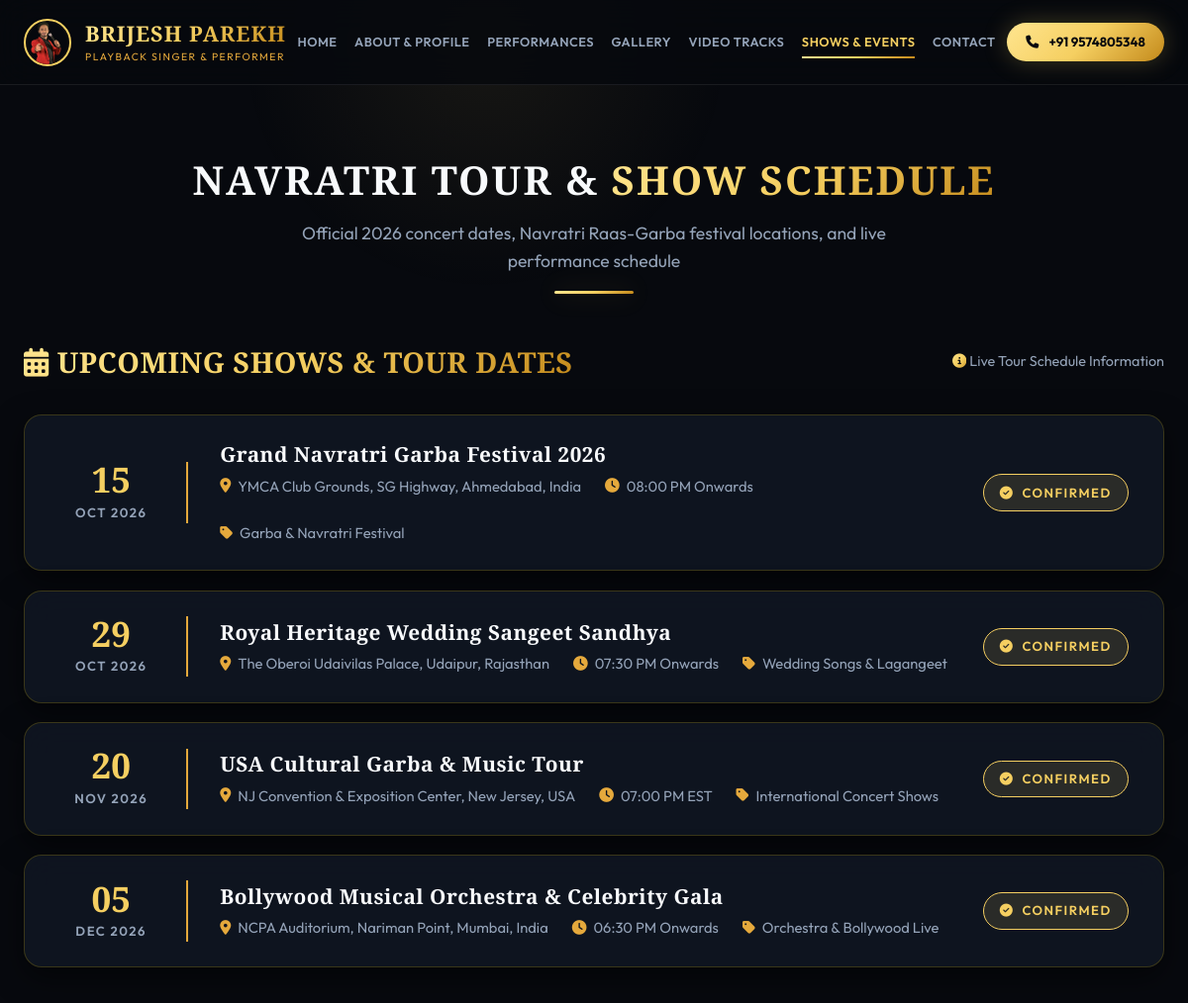
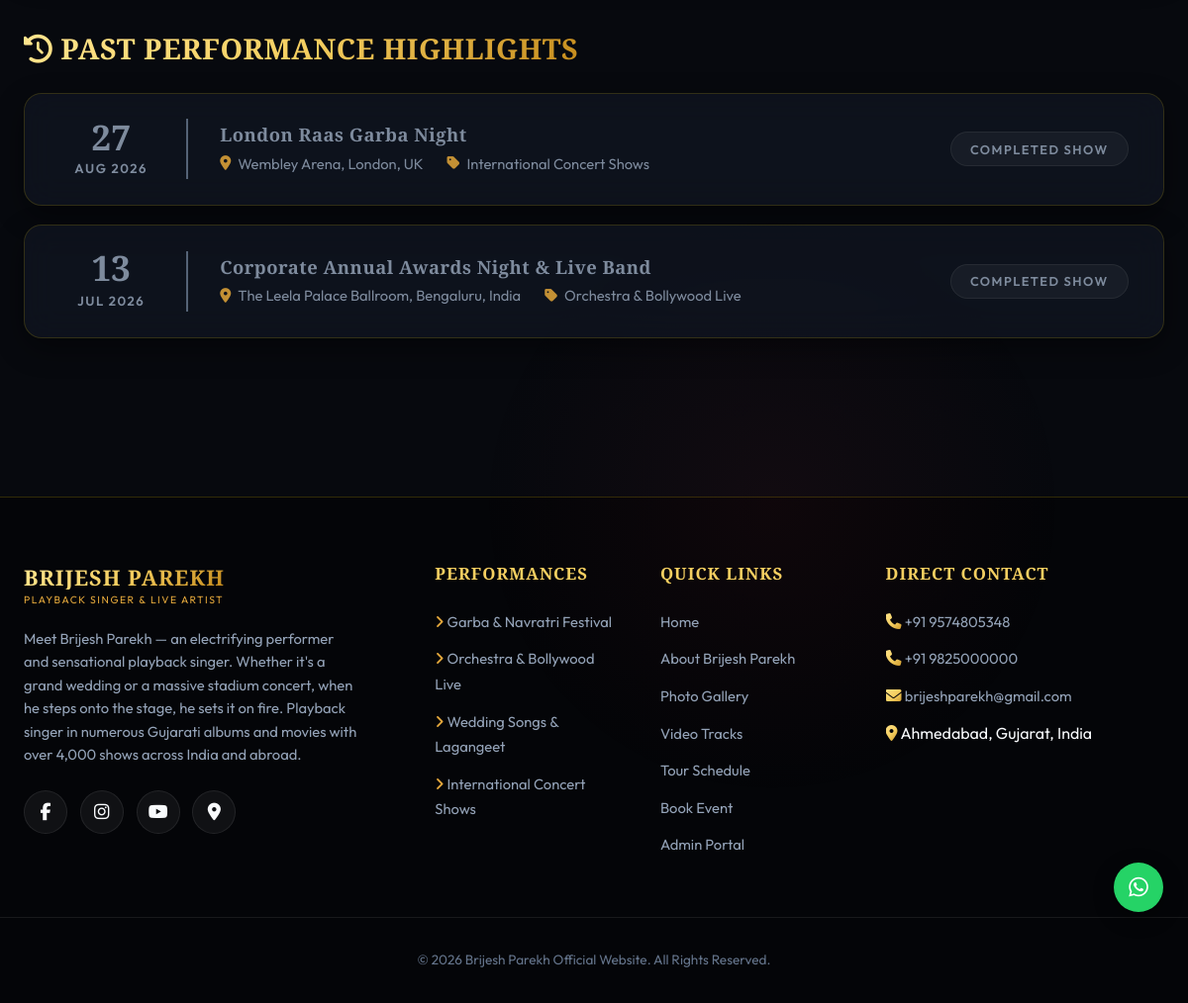
/events/, run on an earlier commit of the app's database (2 pictures, top to bottom).
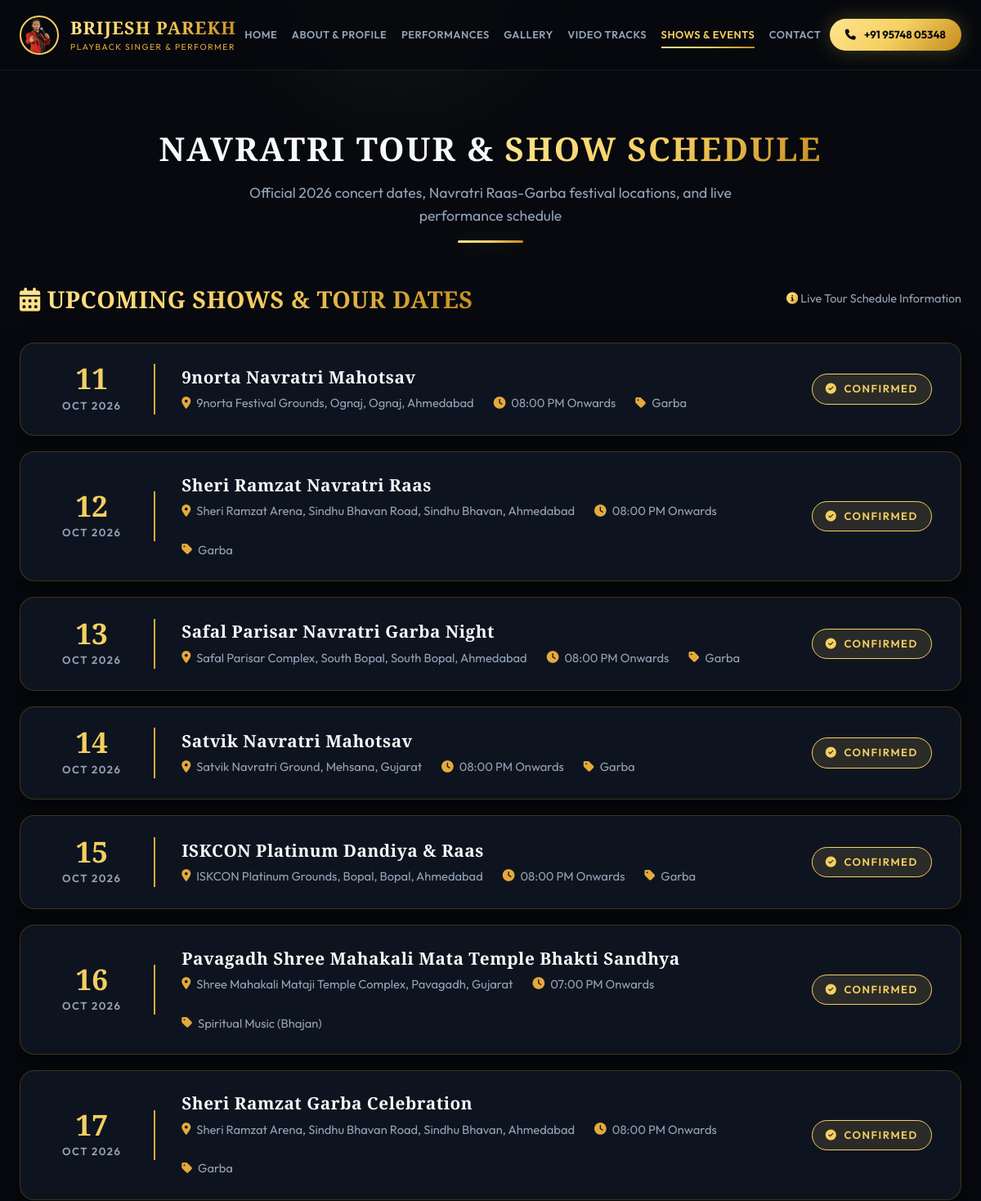
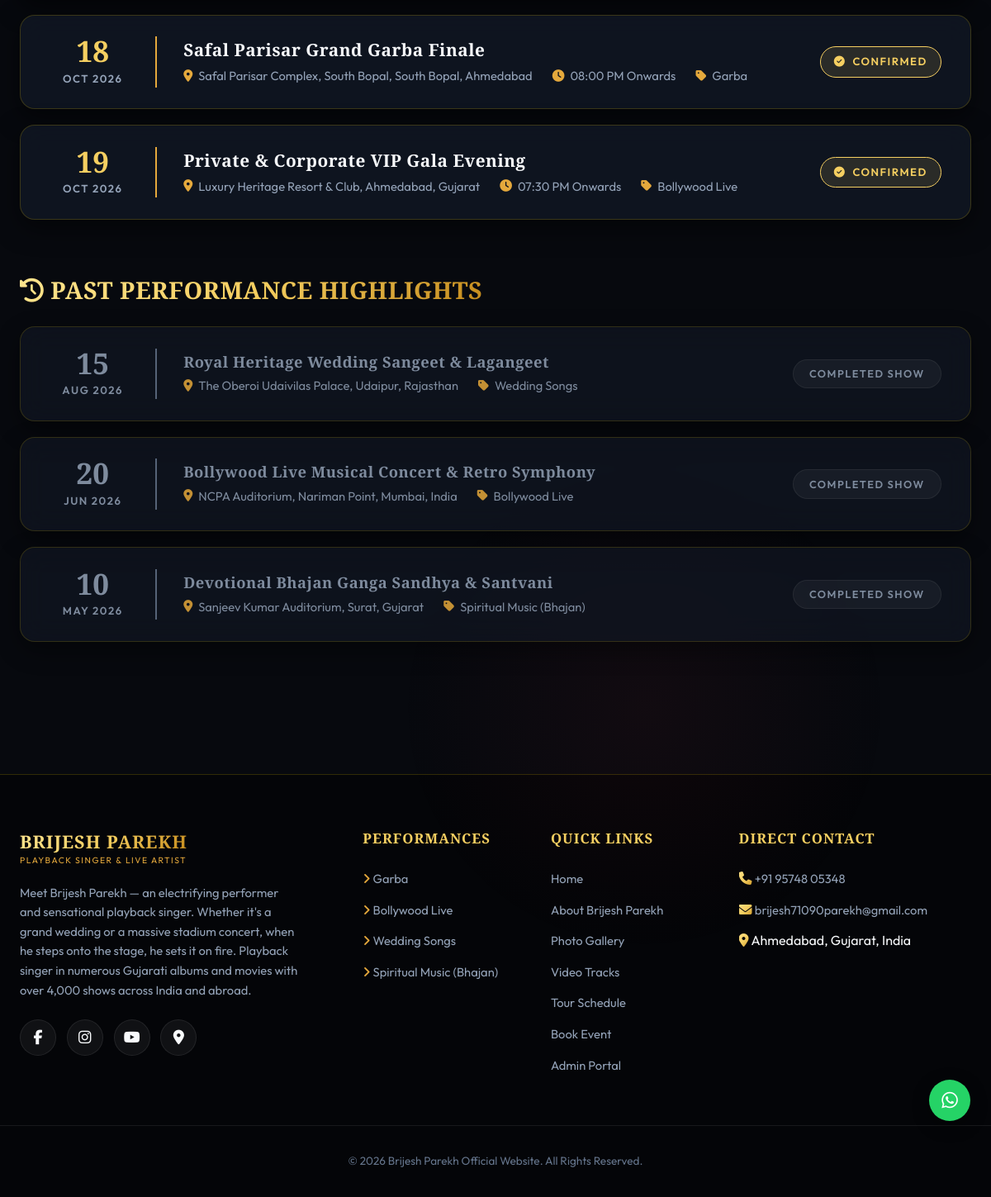
And on a later commit of the database (2 pictures, top to bottom).
### singer_app/models.py (models this page shows, shortened)
class SingerProfile(models.Model):
    name = models.CharField(max_length=100, default="Brijesh Parekh")
    tagline = models.CharField(max_length=200, default="Playback Singer & Electrifying Stage Performer")
    shows_count = models.IntegerField(default=4000, help_text="Total live shows performed")
    countries_count = models.IntegerField(default=15, help_text="Countries performed in")
    years_experience = models.IntegerField(default=20, help_text="Years of professional singing")
    bio_short = models.TextField(default="Let me introduce to a very talented, electrifying performer and sensational singer. Whether it's a wedding or concert, when he steps on the stage he sets it on fire. Playback singer in many Gujarati albums and movies with over 4000 shows in India and abroad.")
    bio_full = models.TextField(default="Brijesh Parekh is one of Gujarat's most celebrated playback singers and dynamic live performers. With over 4,000 successful shows globally across India, USA, UK, West Indies, and Africa, Brijesh Parekh creates magic on stage with high-energy Garba, soulful Lagangeet (wedding songs), nostalgic Bollywood Orchestra, and thrilling DJ nights. Known for his captivating voice, incredible vocal range, and unmatched stage command, he brings life and grandeur to every celebration.")
    phone_primary = models.CharField(max_length=30, default="+91 95748 05348")
    phone_secondary = models.CharField(max_length=30, blank=True, default="")
    email = models.EmailField(default="brijesh71090parekh@gmail.com")
    address = models.CharField(max_length=255, default="Ahmedabad, Gujarat, India")
    facebook_url = models.URLField(default="https://www.facebook.com/brijeshparekhnight?mibextid=LQQJ4d")
    instagram_url = models.URLField(default="https://www.instagram.com/thebrijeshparekh?igsh=amIwamgxbjU0aDFh&utm_source=qr")
    youtube_url = models.URLField(default="https://youtube.com/@brijeshparekhofficial5953?si=E4l35MJxYiL2Pbgt")
    google_maps_url = models.URLField(default="https://maps.app.goo.gl/x4TiHEh2ehnbZqW7A?g_st=com.google.maps.preview.copy")
    hero_video_path = models.CharField(max_length=255, default="V1.MP4")
    class Meta:
        verbose_name = "Singer Profile"
        verbose_name_plural = "Singer Profile"

class ShowEvent(models.Model):
    STATUS_CHOICES = [
        ('Upcoming', 'Upcoming'),
        ('Past', 'Past'),
        ('Sold Out', 'Sold Out'),
    ]
    title = models.CharField(max_length=200)
    category = models.ForeignKey(PerformanceCategory, on_delete=models.CASCADE, related_name='events')
    city_country = models.CharField(max_length=150)
    venue = models.CharField(max_length=200)
    event_date = models.DateField()
    event_time = models.CharField(max_length=100, default="08:00 PM Onwards")
    status = models.CharField(max_length=20, choices=STATUS_CHOICES, default='Upcoming')
    booking_link = models.CharField(max_length=255, blank=True, null=True)
    class Meta:
        verbose_name = "Show Event"
        verbose_name_plural = "Shows & Events"
        ordering = ['event_date']

class PerformanceCategory(models.Model):
    name = models.CharField(max_length=100)
    slug = models.SlugField(unique=True)
    subtitle = models.CharField(max_length=200)
    description = models.TextField()
    cover_image = models.CharField(max_length=255, help_text="Path relative to static folder")
    icon = models.CharField(max_length=100, default="fa-solid fa-music")
    display_order = models.IntegerField(default=0)
    class Meta:
        verbose_name = "Performance Category"
        verbose_name_plural = "Performance Categories"
        ordering = ['display_order', 'id']

### singer_app/views.py (the view)
# urls.py: path('events/', views.events_view, name='events'),
def events_view(request):
    upcoming = ShowEvent.objects.select_related('category').filter(
        event_date__gte=date.today()
    ).order_by('event_date')
    past = ShowEvent.objects.select_related('category').filter(
        event_date__lt=date.today()
    ).order_by('-event_date')
    return render(request, 'events.html', {'upcoming_events': upcoming, 'past_events': past})

### singer_app/context_processors.py (called while the page is built)
def profile_context(request):
    try:
        profile = SingerProfile.objects.first()
        if not profile:
            profile, _ = SingerProfile.objects.get_or_create(id=1)
        categories = PerformanceCategory.objects.only(
            'id', 'name', 'slug', 'icon', 'display_order'
        ).order_by('display_order', 'id')
    except Exception:
        profile = None
        categories = []
    return {
        'singer_profile': profile,
        'nav_categories': categories,
    }

### templates/events.html (shortened to what this page needs)
{% extends 'base.html' %}
{% load static %}
{% block content %}
<section class="container" style="padding-top: calc(var(--navbar-height) + 4rem); padding-bottom: 6rem;">
  <div class="section-title">
    <h2>Navratri Tour & <span class="gold-text">Show Schedule</span></h2>
    <p>Official 2026 concert dates, Navratri Raas-Garba festival locations, and live performance schedule</p>
  </div>
  <div style="display: flex; align-items: center; justify-content: space-between; margin-bottom: 2rem; flex-wrap: wrap; gap: 1rem;">
    <h3 class="gold-text" style="font-size: clamp(1.4rem, 2.5vw, 1.8rem); margin: 0; text-transform: uppercase;">
      <i class="fa-solid fa-calendar-days"></i> Upcoming Shows & Tour Dates
    </h3>
    <span style="color: var(--text-muted); font-size: 0.9rem;">
      <i class="fa-solid fa-circle-info gold-text"></i> Live Tour Schedule Information
    </span>
  </div>
  <div class="events-list" style="margin-bottom: 4rem;">
    {% for event in upcoming_events %}
      <div class="glass-card event-row">
        <div class="event-date-box">
          <div class="day">{{ event.event_date|date:"d" }}</div>
          <div class="month-year">{{ event.event_date|date:"b Y" }}</div>
        </div>
        <div class="event-details">
          <h3 style="color: var(--text-main); font-size: 1.3rem; margin-bottom: 0.4rem;">{{ event.title }}</h3>
          <div class="event-meta">
            <span><i class="fa-solid fa-location-dot"></i> {{ event.venue }}, {{ event.city_country }}</span>
            <span><i class="fa-solid fa-clock"></i> {{ event.event_time }}</span>
            <span><i class="fa-solid fa-tag"></i> {{ event.category.name }}</span>
          </div>
        </div>
        <div>
          <span class="badge-tag" style="margin-bottom: 0; background: rgba(245, 207, 97, 0.12); border-color: var(--gold-primary); color: var(--gold-primary); font-weight: 600; padding: 0.45rem 1rem; font-size: 0.82rem;">
            <i class="fa-solid fa-circle-check"></i> Confirmed
          </span>
        </div>
      </div>
    {% empty %}
      <p style="color: var(--text-muted); text-align: center; padding: 2rem; background: var(--bg-card); border-radius: 12px; border: 1px solid var(--border-light);">No upcoming public shows scheduled at this moment.</p>
    {% endfor %}
  </div>
  <h3 class="gold-text" style="font-size: 1.8rem; margin-bottom: 1.5rem; text-transform: uppercase;">
    <i class="fa-solid fa-clock-rotate-left"></i> Past Performance Highlights
  </h3>
  <div class="events-list">
    {% for event in past_events %}
      <div class="glass-card event-row" style="opacity: 0.85;">
        <div class="event-date-box" style="border-right-color: var(--text-dim);">
          <div class="day" style="color: var(--text-muted);">{{ event.event_date|date:"d" }}</div>
          <div class="month-year">{{ event.event_date|date:"b Y" }}</div>
        </div>
        <div class="event-details">
          <h3 style="color: var(--text-muted); font-size: 1.15rem; margin-bottom: 0.3rem;">{{ event.title }}</h3>
          <div class="event-meta">
            <span><i class="fa-solid fa-location-dot"></i> {{ event.venue }}, {{ event.city_country }}</span>
            <span><i class="fa-solid fa-tag"></i> {{ event.category.name }}</span>
          </div>
        </div>
        <div>
          <span class="badge-tag" style="margin-bottom: 0; background: rgba(255,255,255,0.05); border-color: var(--border-light); color: var(--text-muted); font-size: 0.8rem;">
            Completed Show
          </span>
        </div>
      </div>
    {% empty %}
      <p style="color: var(--text-muted);">No past show records found.</p>
    {% endfor %}
  </div>
</section>
{% endblock %}

### templates/base.html (shortened to what this page needs)
{% load static %}
<!DOCTYPE html>
<html lang="en">
<head>
  <link rel="stylesheet" href="https://cdnjs.cloudflare.com/ajax/libs/font-awesome/6.5.1/css/all.min.css">
  <link rel="stylesheet" href="{% static 'css/style.css' %}">
</head>
<body>
  <header class="navbar-header" id="mainHeader">
    <div class="container nav-container">
      <a href="{% url 'home' %}" class="logo-brand" title="Brijesh Parekh - Home">
        <img src="{% static 'pics/alb61-removebg-preview.png' %}" alt="Brijesh Parekh Singer" onerror="this.onerror=null; this.src='/static/pics/solo3.jpg';" width="48" height="48">
        <div>
          <div class="brand-title gold-text">Brijesh Parekh</div>
          <div class="brand-subtitle">Playback Singer & Performer</div>
        </div>
      </a>
      <nav class="nav-links" id="navMenu">
        <a href="{% url 'home' %}" class="{% if request.resolver_match.url_name == 'home' %}active{% endif %}">Home</a>
        <a href="{% url 'about' %}" class="{% if request.resolver_match.url_name == 'about' or request.resolver_match.url_name == 'profile' %}active{% endif %}">About & Profile</a>
        <a href="{% url 'services' %}" class="{% if request.resolver_match.url_name == 'services' or request.resolver_match.url_name == 'category_detail' %}active{% endif %}">Performances</a>
        <a href="{% url 'gallery' %}" class="{% if request.resolver_match.url_name == 'gallery' %}active{% endif %}">Gallery</a>
        <a href="{% url 'music' %}" class="{% if request.resolver_match.url_name == 'music' %}active{% endif %}">Video Tracks</a>
        <a href="{% url 'events' %}" class="{% if request.resolver_match.url_name == 'events' %}active{% endif %}">Shows & Events</a>
        <a href="{% url 'contact' %}" class="{% if request.resolver_match.url_name == 'contact' %}active{% endif %}">Contact</a>
      </nav>
      <div class="nav-cta">
        <a href="tel:{{ singer_profile.phone_primary }}" class="btn-primary btn-call" title="Call Brijesh Parekh">
          <i class="fa-solid fa-phone"></i> <span>{{ singer_profile.phone_primary }}</span>
        </a>
      </div>
    </div>
  </header>
  <main id="mainContent">
    {% block content %}{% endblock %}
  </main>
  <aside class="floating-actions">
    <a href="https://wa.me/919574805348?text=Hello%20Brijesh%20Parekh%20Team,%20I%20would%20like%20to%20inquire%20about%20booking%20dates%20for%20an%20event." target="_blank" rel="noopener noreferrer" class="float-btn float-whatsapp" title="Chat on WhatsApp" aria-label="Chat on WhatsApp">
      <i class="fa-brands fa-whatsapp"></i>
    </a>
  </aside>
  <footer class="main-footer">
    <div class="container footer-grid">
      <div class="footer-brand">
        <div class="logo-brand">
          <div>
            <div class="brand-title gold-text">Brijesh Parekh</div>
            <div class="brand-subtitle">Playback Singer & Live Artist</div>
          </div>
        </div>
        <p>{{ singer_profile.bio_short }}</p>
        <div class="social-links-flex" style="margin-top: 1.5rem;">
          <a href="{{ singer_profile.facebook_url }}" target="_blank" rel="noopener" class="social-icon-btn" aria-label="Facebook"><i class="fa-brands fa-facebook-f"></i></a>
          <a href="{{ singer_profile.instagram_url }}" target="_blank" rel="noopener" class="social-icon-btn" aria-label="Instagram"><i class="fa-brands fa-instagram"></i></a>
          <a href="{{ singer_profile.youtube_url }}" target="_blank" rel="noopener" class="social-icon-btn" aria-label="YouTube"><i class="fa-brands fa-youtube"></i></a>
          <a href="{{ singer_profile.google_maps_url }}" target="_blank" rel="noopener" class="social-icon-btn" aria-label="Google Maps"><i class="fa-solid fa-location-dot"></i></a>
        </div>
      </div>
      <div class="footer-col">
        <h4>Performances</h4>
        <ul>
          {% for cat in nav_categories %}
            <li><a href="{% url 'category_detail' cat.slug %}"><i class="fa-solid fa-angle-right" style="color: var(--gold-secondary);"></i> {{ cat.name }}</a></li>
          {% endfor %}
        </ul>
      </div>
      <div class="footer-col">
        <h4>Quick Links</h4>
        <ul>
          <li><a href="{% url 'home' %}">Home</a></li>
          <li><a href="{% url 'about' %}">About Brijesh Parekh</a></li>
          <li><a href="{% url 'gallery' %}">Photo Gallery</a></li>
          <li><a href="{% url 'music' %}">Video Tracks</a></li>
          <li><a href="{% url 'events' %}">Tour Schedule</a></li>
          <li><a href="{% url 'contact' %}">Book Event</a></li>
          <li><a href="/admin/" target="_blank">Admin Portal</a></li>
        </ul>
      </div>
      <div class="footer-col">
        <h4>Direct Contact</h4>
        <ul>
          <li><i class="fa-solid fa-phone gold-text"></i> <a href="tel:{{ singer_profile.phone_primary }}">{{ singer_profile.phone_primary }}</a></li>
          {% if singer_profile.phone_secondary %}<li><i class="fa-solid fa-phone gold-text"></i> <a href="tel:{{ singer_profile.phone_secondary }}">{{ singer_profile.phone_secondary }}</a></li>{% endif %}
          <li><i class="fa-solid fa-envelope gold-text"></i> <a href="mailto:{{ singer_profile.email }}">{{ singer_profile.email }}</a></li>
          <li><i class="fa-solid fa-location-dot gold-text"></i> {{ singer_profile.address }}</li>
        </ul>
      </div>
    </div>
    <div class="container footer-bottom">
      <p>&copy; {% now "Y" %} Brijesh Parekh Official Website. All Rights Reserved.</p>
    </div>
  </footer>
</body>
</html>

What changed in the data, as far as the page shows it:
removed ShowEvent: event_date "15", event_date "OCT 2026", title "Grand Navratri Garba Festival 2026", venue "YMCA Club Grounds, SG Highway", city_country "Ahmedabad, India", event_time "08:00 PM Onwards", category.name "Garba & Navratri Festival", shown under "UPCOMING SHOWS & TOUR DATES"
removed ShowEvent: event_date "29", event_date "OCT 2026", title "Royal Heritage Wedding Sangeet Sandhya", venue "The Oberoi Udaivilas Palace", city_country "Udaipur, Rajasthan", event_time "07:30 PM Onwards", category.name "Wedding Songs & Lagangeet", shown under "UPCOMING SHOWS & TOUR DATES"
removed ShowEvent: event_date "20", event_date "NOV 2026", title "USA Cultural Garba & Music Tour", venue "NJ Convention & Exposition Center", city_country "New Jersey, USA", event_time "07:00 PM EST", category.name "International Concert Shows", shown under "UPCOMING SHOWS & TOUR DATES"
removed ShowEvent: event_date "05", event_date "DEC 2026", title "Bollywood Musical Orchestra & Celebrity Gala", venue "NCPA Auditorium, Nariman Point", city_country "Mumbai, India", event_time "06:30 PM Onwards", category.name "Orchestra & Bollywood Live", shown under "UPCOMING SHOWS & TOUR DATES"
removed ShowEvent: event_date "27", event_date "AUG 2026", title "London Raas Garba Night", venue "Wembley Arena", city_country "London, UK", category.name "International Concert Shows", shown under "PAST PERFORMANCE HIGHLIGHTS"
removed ShowEvent: event_date "13", event_date "JUL 2026", title "Corporate Annual Awards Night & Live Band", venue "The Leela Palace Ballroom", city_country "Bengaluru, India", category.name "Orchestra & Bollywood Live", shown under "PAST PERFORMANCE HIGHLIGHTS"
removed PerformanceCategory: name "International Concert Shows"
changed SingerProfile "Ahmedabad, Gujarat, India": phone_primary "+91 9574805348" → "+91 95748 05348"; email "brijeshparekh@gmail.com" → "brijesh71090parekh@gmail.com"; phone_secondary "+91 9825000000" → (not shown)
added ShowEvent: event_date "11", event_date "OCT 2026", title "9norta Navratri Mahotsav", venue "9norta Festival Grounds, Ognaj", city_country "Ognaj, Ahmedabad", event_time "08:00 PM Onwards", category.name "Garba", shown under "UPCOMING SHOWS & TOUR DATES"
added ShowEvent: event_date "12", event_date "OCT 2026", title "Sheri Ramzat Navratri Raas", venue "Sheri Ramzat Arena, Sindhu Bhavan Road", city_country "Sindhu Bhavan, Ahmedabad", event_time "08:00 PM Onwards", category.name "Garba", shown under "UPCOMING SHOWS & TOUR DATES"
added ShowEvent: event_date "13", event_date "OCT 2026", title "Safal Parisar Navratri Garba Night", venue "Safal Parisar Complex, South Bopal", city_country "South Bopal, Ahmedabad", event_time "08:00 PM Onwards", category.name "Garba", shown under "UPCOMING SHOWS & TOUR DATES"
added ShowEvent: event_date "14", event_date "OCT 2026", title "Satvik Navratri Mahotsav", venue "Satvik Navratri Ground", city_country "Mehsana, Gujarat", event_time "08:00 PM Onwards", category.name "Garba", shown under "UPCOMING SHOWS & TOUR DATES"
added ShowEvent: event_date "15", event_date "OCT 2026", title "ISKCON Platinum Dandiya & Raas", venue "ISKCON Platinum Grounds, Bopal", city_country "Bopal, Ahmedabad", event_time "08:00 PM Onwards", category.name "Garba", shown under "UPCOMING SHOWS & TOUR DATES"
added ShowEvent: event_date "16", event_date "OCT 2026", title "Pavagadh Shree Mahakali Mata Temple Bhakti Sandhya", venue "Shree Mahakali Mataji Temple Complex", city_country "Pavagadh, Gujarat", event_time "07:00 PM Onwards", category.name "Spiritual Music (Bhajan)", shown under "UPCOMING SHOWS & TOUR DATES"
added ShowEvent: event_date "17", event_date "OCT 2026", title "Sheri Ramzat Garba Celebration", venue "Sheri Ramzat Arena, Sindhu Bhavan Road", city_country "Sindhu Bhavan, Ahmedabad", event_time "08:00 PM Onwards", category.name "Garba", shown under "UPCOMING SHOWS & TOUR DATES"
added ShowEvent: event_date "18", event_date "OCT 2026", title "Safal Parisar Grand Garba Finale", venue "Safal Parisar Complex, South Bopal", city_country "South Bopal, Ahmedabad", event_time "08:00 PM Onwards", category.name "Garba", shown under "UPCOMING SHOWS & TOUR DATES"
added ShowEvent: event_date "19", event_date "OCT 2026", title "Private & Corporate VIP Gala Evening", venue "Luxury Heritage Resort & Club", city_country "Ahmedabad, Gujarat", event_time "07:30 PM Onwards", category.name "Bollywood Live", shown under "UPCOMING SHOWS & TOUR DATES"
added ShowEvent: event_date "15", event_date "AUG 2026", title "Royal Heritage Wedding Sangeet & Lagangeet", venue "The Oberoi Udaivilas Palace", city_country "Udaipur, Rajasthan", category.name "Wedding Songs", shown under "PAST PERFORMANCE HIGHLIGHTS"
added ShowEvent: event_date "20", event_date "JUN 2026", title "Bollywood Live Musical Concert & Retro Symphony", venue "NCPA Auditorium, Nariman Point", city_country "Mumbai, India", category.name "Bollywood Live", shown under "PAST PERFORMANCE HIGHLIGHTS"
added ShowEvent: event_date "10", event_date "MAY 2026", title "Devotional Bhajan Ganga Sandhya & Santvani", venue "Sanjeev Kumar Auditorium", city_country "Surat, Gujarat", category.name "Spiritual Music (Bhajan)", shown under "PAST PERFORMANCE HIGHLIGHTS"
changed PerformanceCategory: name "Garba & Navratri Festival" → "Garba"
changed PerformanceCategory: name "Orchestra & Bollywood Live" → "Bollywood Live"
changed PerformanceCategory: name "Wedding Songs & Lagangeet" → "Wedding Songs"
added PerformanceCategory: name "Spiritual Music (Bhajan)"
